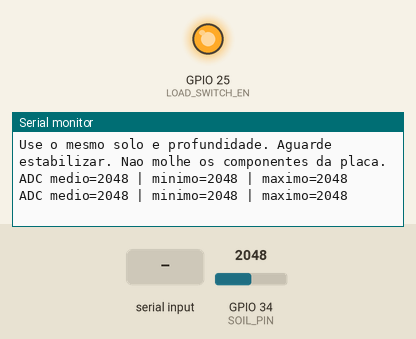
Recording of a sketch running on a simulated ESP32. Parts: output pins drawn as LEDs (lit = HIGH), the last lines printed to the serial monitor. The inputs (shaded band) are chosen by the test bench; at power-on: GPIO 34 (SOIL_PIN) = 2048 (analog values on the 0–4095 scale).

Above: at 2.2 s.
2.3 s: "D" received over Serial
At 3.0 s:
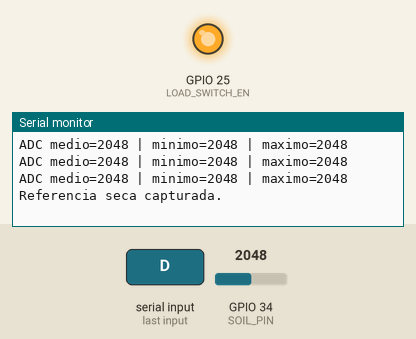
3.9 s: "M" received over Serial
At 4.16 s:
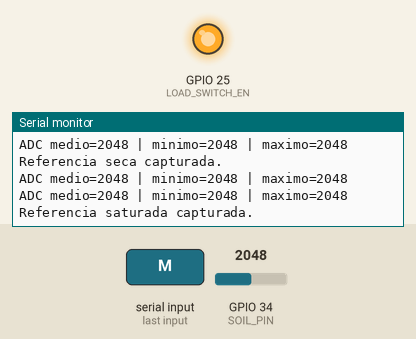
5.5 s: "P" received over Serial
At 6.0 s:
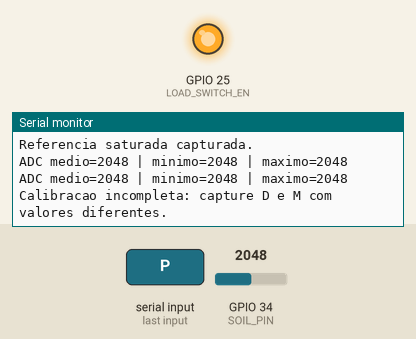

The sketch:

CalibracaoSolo.ino
```cpp
#include <Arduino.h>
#include <math.h>
#include <driver/rtc_io.h>

constexpr gpio_num_t LOAD_SWITCH_EN = GPIO_NUM_25;
constexpr uint8_t LOAD_SWITCH_ON = HIGH; // Mesma polaridade usada pela Station.
constexpr int SOIL_PIN = 34; // AO do sensor na mesma entrada usada pela Station.
constexpr uint32_t SAMPLE_INTERVAL_MS = 1000; // Intervalo entre conjuntos de amostras.
constexpr uint16_t SAMPLE_COUNT = 64; // Amostras por conjunto para observar ruido e media.
int dryReference = -1; // Referencia seca capturada com D; perdida ao reiniciar.
int wetReference = -1; // Referencia saturada capturada com M; perdida ao reiniciar.
uint32_t lastSampleMs = 0; // Agenda leituras, sem comandos bloqueantes de entrada serial.

// Mede o ADC bruto com a mesma resolucao/atenuacao do firmware da station.
int readSoilAverage() {
  uint32_t total = 0; // Acumulador de amostras.
  int minimum = 4095, maximum = 0; // Amplitude observada para avaliar a estabilidade.
  for (uint16_t i = 0; i < SAMPLE_COUNT; ++i) {
    const int value = analogRead(SOIL_PIN);
    total += value;
    minimum = min(minimum, value); maximum = max(maximum, value);
    delay(2); // Pequeno espacamento de amostras; este sketch nao recebe LoRa.
  }
  const int average = total / SAMPLE_COUNT;
  Serial.printf("ADC medio=%d | minimo=%d | maximo=%d\n", average, minimum, maximum);
  return average;
}

// Exibe as constantes para copiar, somente quando as duas referencias foram medidas.
void printReferences() {
  if (dryReference < 0 || wetReference < 0 || dryReference == wetReference) {
    Serial.println("Calibracao incompleta: capture D e M com valores diferentes."); return;
  }
  Serial.println("Copie para Station/SoilCalibrationConfig.h e grave a Station novamente:");
  Serial.printf("constexpr int SOIL_DRY_REFERENCE = %d;\n", dryReference);
  Serial.printf("constexpr int SOIL_WET_REFERENCE = %d;\n", wetReference);
  Serial.println("Indice relativo: 0=referencia seca; 100=referencia saturada. Nao e teor volumetrico.");
}

// Inicia apenas o ADC e o Serial; nao configura radio, Wi-Fi ou sensores I2C.
void setup() {
  Serial.begin(115200);
  rtc_gpio_hold_dis(LOAD_SWITCH_EN);
  rtc_gpio_deinit(LOAD_SWITCH_EN);
  pinMode(LOAD_SWITCH_EN, OUTPUT);
  digitalWrite(LOAD_SWITCH_EN, LOAD_SWITCH_ON);
  delay(1000);
  pinMode(SOIL_PIN, INPUT);
  analogReadResolution(12);
  analogSetPinAttenuation(SOIL_PIN, ADC_11db);
  Serial.println("CALIBRACAO SOLO GPIO34 | D: capturar seco | M: capturar saturado | P: mostrar referencias");
  Serial.println("Use o mesmo solo e profundidade. Aguarde estabilizar. Nao molhe os componentes da placa.");
}

// Mostra leituras e captura referencias somente ao comando do operador.
void loop() {
  while (Serial.available()) {
    const char command = Serial.read(); // CR/LF e caracteres desconhecidos sao ignorados.
    if (command == 'D' || command == 'd') { dryReference = readSoilAverage(); Serial.println("Referencia seca capturada."); }
    if (command == 'M' || command == 'm') { wetReference = readSoilAverage(); Serial.println("Referencia saturada capturada."); }
    if (command == 'P' || command == 'p') printReferences();
  }
  if (static_cast<uint32_t>(millis() - lastSampleMs) >= SAMPLE_INTERVAL_MS) {
    lastSampleMs = millis(); readSoilAverage();
  }
  delay(1);
}
```

Measured:
- after the input at 2.3 s, the serial monitor: prints a new line after 0.14 s (image 1)
- after the input at 3.9 s, the serial monitor: prints a new line after 0.14 s (image 2)
- after the input at 5.5 s, the serial monitor: prints a new line at once (image 3)
